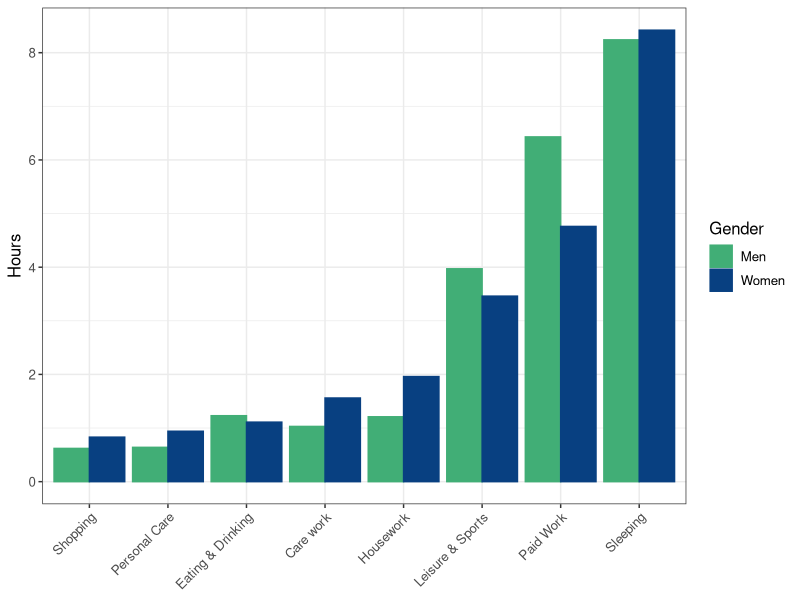
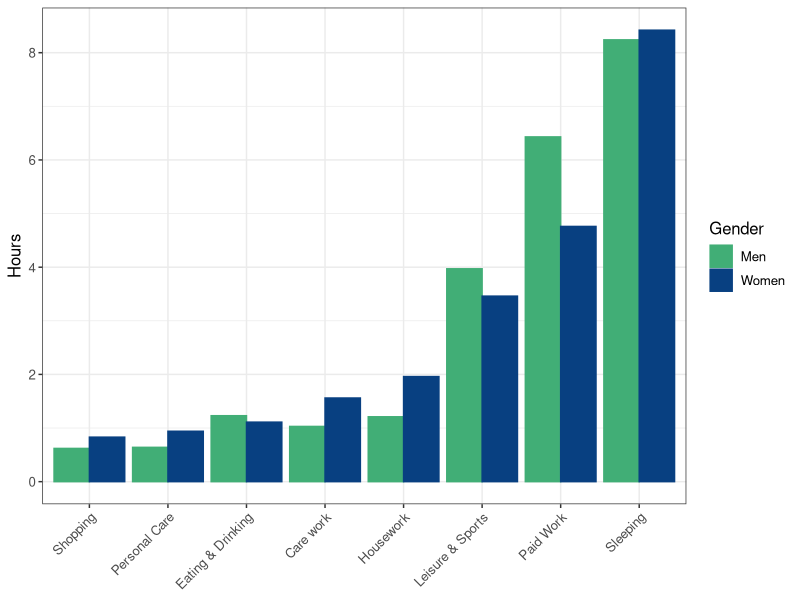

The R source for these figures, in order:
library(tidyverse)
library(readxl)


COL <- c("#7fc97f", "#beaed4", "#fdc086", "#ffff99", "#386cb0", "#f0027f", "#bf5b17", "#666666")
COLA <- c("#e0f3db", "#99d8c9","#66c2a4","#41ae76", "#238b45", "#005824")
COLB <- c("#4eb3d3", "#2b8cbe", "#0868ac","#084081")

ATUS <- read_excel("constrained_optimization/atus.xlsx")

ATUS2 <- 
  ATUS %>% 
  gather(Gender, hours, -Category)

ATUS2 %>% 
  filter(!Category %in% c("Communication","Other", "Civil & Religious", "Education")) %>%
  ggplot(aes(x = reorder(Category, hours), y = hours, group = Gender, color = Gender, fill = Gender)) + 
  geom_bar(stat = "identity", position = "dodge") + 
  ylab("Hours") +
  theme_bw() +
  scale_fill_manual(values = c("#41ae76", "#084081")) +
  scale_color_manual(values = c("#41ae76", "#084081")) +
  #scale_fill_brewer(type = "qual", palette = "Accent") + 
  #scale_color_brewer(type = "qual", palette = "Accent") + 
  theme(axis.text.x = element_text(angle = 45, hjust = 1), 
        text = element_text(size = 12), 
        axis.title.x=element_blank())
ggsave(file = "constrained_optimization/atus.pdf", device = "pdf", width = 6, height = 4)
